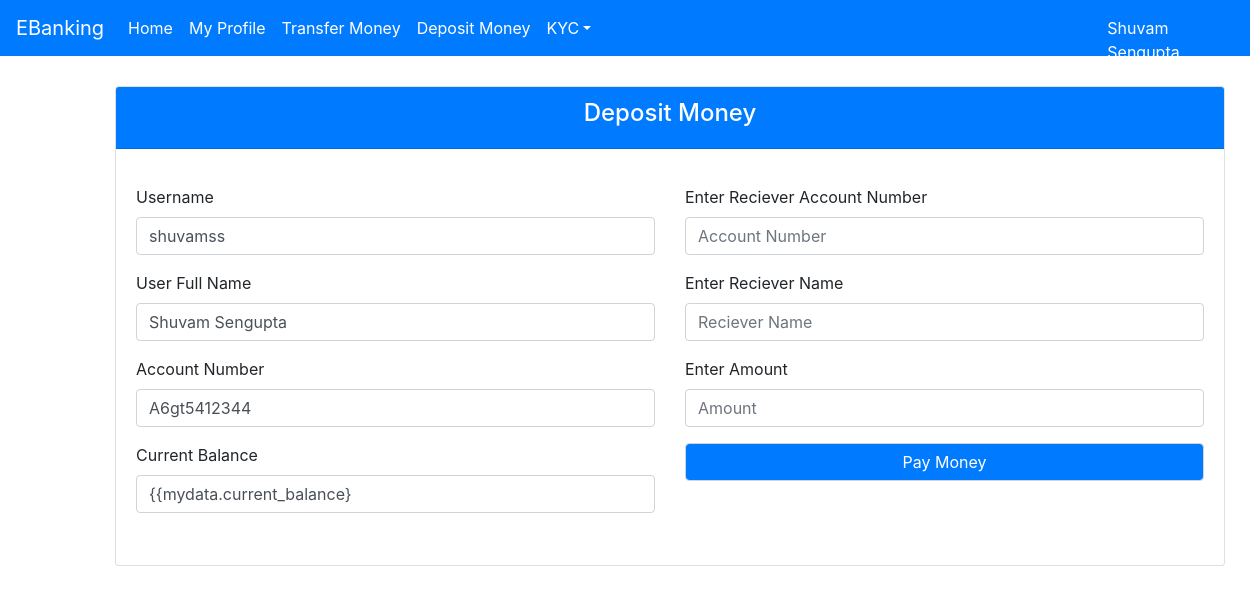
Page /User/TransferMoney/1 on the committed database.
### user/models.py (models this page shows, shortened)
class User(models.Model):
    user_name = models.CharField(max_length=50)
    fullname = models.CharField(max_length=120)
    address = models.TextField(max_length=200)
    user_phone = models.CharField(max_length=10)
    user_email = models.CharField(max_length=90)
    account_number = models.CharField(max_length=20)
    current_balance = models.CharField(max_length=10)
    password = models.CharField(max_length=20)

### user/views.py (the view)
# urls.py: path('TransferMoney/<id>',views.transfer,name="money_transfer"),
def transfer(request,id):
    user = User.objects.get(id=id)
    context = {}
    context['mydata'] = user
    return render(request,"transfer_money.html",context)

### user/templates/transfer_money.html (shortened to what this page needs)
{% extends 'dashboard.html' %}
{% block user_content %}
  <div class="container" style="margin-left:100px; margin-top: 30px;">
    <div class="row">
      <div class="col-12">
        <div class="card text-black mb-3">
          <div class="card-header bg-primary text-white"><h4>Deposit Money</h4></div>
          <div class="card-body">
            <p class="card-text">
                <form method="post">
                <fieldset>
                     <div class="row">
                         <div class="col">
                            <div class="form-group">
                                <label for="username"> Username</label>
                                <input type="text" class="form-control" id="username" name="username" placeholder="Username" value="{{mydata.user_name}}">
                              </div>
                              <div class="form-group">
                                <label for="fullname">User Full Name</label>
                                <input type="text" class="form-control" id="fullname" name="fullname" placeholder="Fullname" value="{{mydata.fullname}}">
                              </div>
                              <div class="form-group">
                                <label for="acnum">Account Number</label>
                                <input type="text" class="form-control" id="acnum" name="acnum" placeholder="Account Number" value="{{mydata.account_number}}">
                              </div>
                              <div class="form-group">
                                <label for="phone">Current Balance</label>
                                <input type="text" class="form-control" id="phone" name="phone" placeholder="Phone Number" value="{{mydata.current_balance}">
                              </div>
                         </div>
                         <div class="col">
                          <div class="form-group">
                            <label for="acnum">Enter Reciever Account Number</label>
                            <input type="text" class="form-control" id="acnum" name="acnum" placeholder="Account Number">
                          </div>
                            <div class="form-group">
                                <label for="rname">Enter Reciever Name</label>
                                <input type="email" class="form-control" id="rname" name="rname" placeholder="Reciever Name">
                              </div>
                              <div class="form-group">
                                <label for="balance">Enter Amount</label>
                                <input type="text" class="form-control" id="balance" name="balance" placeholder="Amount">
                              </div>
                              <div class="form-group">
                                <input type="submit" class="form-control bg-primary text-white"  name="submit" value="Pay Money">
                              </div>
                         </div>
                     </div>
                </fieldset>
</form>
            </p>
          </div>
      </div>
      </div>
      </div>
      </div>
{% endblock user_content %}

### user/templates/dashboard.html (shortened to what this page needs)
<!DOCTYPE html>
<html lang="en">
<head>
  <link rel="stylesheet" href="https://maxcdn.bootstrapcdn.com/bootstrap/4.5.2/css/bootstrap.min.css">
</head>
<body>
    <nav class="navbar navbar-expand-lg navbar-dark bg-primary">
        <a class="navbar-brand" href="#">EBanking</a>
        <div class="collapse navbar-collapse" id="navbarColor01">
          <ul class="navbar-nav mr-auto">
            <li class="nav-item active">
              <a class="nav-link" href="{% url 'user_dashboard' mydata.id %}">Home
              </a>
            </li>
            <li class="nav-item active">
              <a class="nav-link" href="{% url 'profile' mydata.id  %}">My Profile</a>
            </li>
            <li class="nav-item active">
              <a class="nav-link" href="{% url 'money_transfer' mydata.id  %}">Transfer Money</a>
            </li>
            <li class="nav-item active">
              <a class="nav-link" href="{% url 'deposit'  mydata.id %}">Deposit Money</a>
            </li>
            <li class="nav-item dropdown active">
              <a class="nav-link dropdown-toggle" data-toggle="dropdown" href="#" role="button" aria-haspopup="true" aria-expanded="false">KYC</a>
            </li>
            <li class="nav-item active">
              <a class="nav-link" href="#" style="margin-left: 500px; position: fixed;">{{mydata.fullname}}</a>
            </li>
          </ul>
        </div>
      </nav>
      {% block user_content%}
      {% endblock %}
</body>
</html>

### user/templates/dashboard.html (style rules this page uses)
.container { margin-top: 150px; margin-left: 510px; }
.card-header { font-size: large; text-align: center; }

### rows in the picture
User: fullname "Shuvam Sengupta", username "shuvamss", acnum "A6gt5412344"
